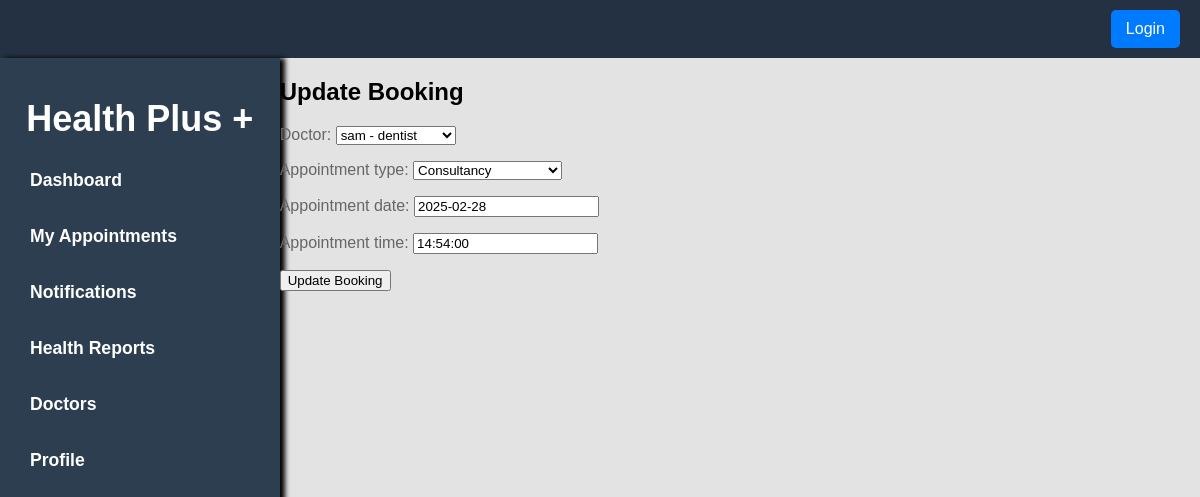
/appointment/1/update/, run on an earlier commit of the app's database.
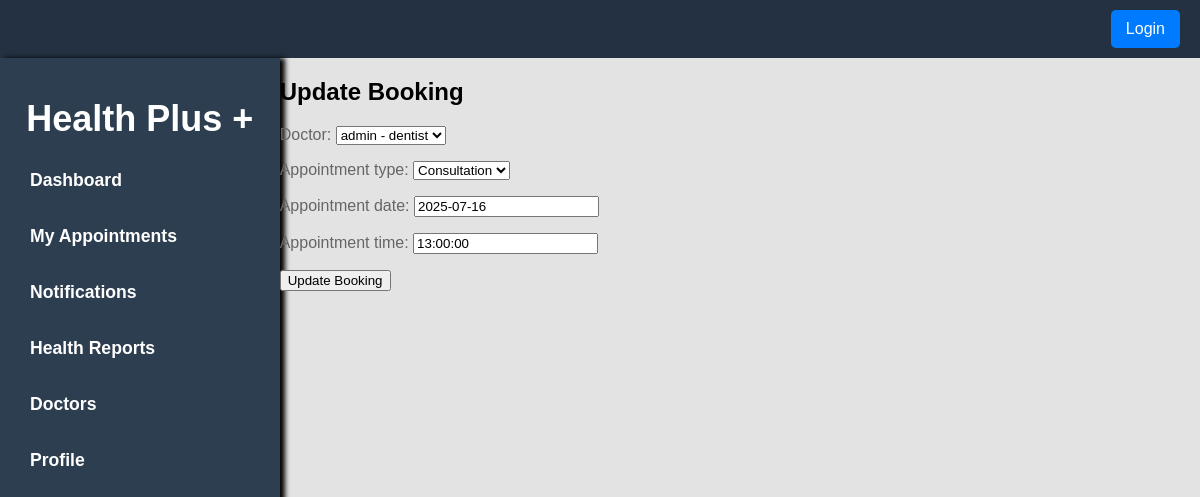
And on a later commit of the database.
### booking/models.py (models this page shows, shortened)
class Appointment(models.Model):
    user = models.ForeignKey(User, on_delete=models.CASCADE, related_name='appointments')
    doctor = models.ForeignKey(Doctor, on_delete=models.CASCADE, related_name='appointments')
    appointment_type = models.ForeignKey(AppointmentType, on_delete=models.CASCADE)
    appointment_date = models.DateField()
    appointment_time = models.TimeField()
    status = models.CharField(max_length=20, choices=[('scheduled', 'Scheduled'), ('completed', 'Completed'), ('canceled', 'Canceled')])
    created_at = models.DateTimeField(auto_now_add=True)
    updated_at = models.DateTimeField(auto_now=True)
    class Meta:
        indexes = [
            models.Index(fields=['appointment_date']),
        ]

### booking/views.py (the view)
# urls.py: path('appointment/<pk>/update/', views.appointmentUpdateView, name='appointment_update'),
def appointmentUpdateView(request, pk):
    booking = get_object_or_404(Appointment, pk=pk)
    if request.method == "POST":
        form = AppointmentForm(request.POST, instance=booking)
        if form.is_valid():
            form.save()
            return redirect("booking_list")
    else:
        form = AppointmentForm(instance=booking)
    return render(request, "appointment/appointment_update.html", {
        "title": "Update Appointment",
        "form": form
    })

### booking/forms.py (shortened to what this page needs)
class AppointmentForm(forms.ModelForm):
    class Meta:
        model = Appointment
        fields = ['doctor', 'appointment_type', 'appointment_date', 'appointment_time']
        widgets = {
            'doctor': forms.Select(attrs={'placeholder': 'Select Doctor'}),
            'appointment_type': forms.Select(attrs={'placeholder': 'Select Appointment Type'}),
        }
    def __init__(self, *args, **kwargs):
        super(AppointmentForm, self).__init__(*args, **kwargs)
        for field in self.fields.values():
            field.error_messages = {
                'required': 'This field is required.',
                'invalid': 'Please enter a valid value.',
            }
            field.widget.attrs.update({'class': 'form-control'})

### booking/models.py (called while the page is built)
    def __str__(self):
        return f"{self.user.username} - {self.specialty}"

    def __str__(self):
        return self.name

### booking/templates/appointment/appointment_update.html (shortened to what this page needs)
{% extends 'index.html' %}
{% block content %}
<section style='flex-basis:80%;'>
    <h1>Update Booking</h1>
    <form method="post">
        {{ form.as_p }}
        <button type="submit">Update Booking</button>
    </form>
{% endblock %}

What changed in the data, as far as the page shows it:
changed Appointment: doctor "sam - dentist" → "admin - dentist"; appointment_type "Consultancy" → "Consultation"; appointment_date "2025-02-28" → "2025-07-16"; appointment_time "14:54:00" → "13:00:00"
